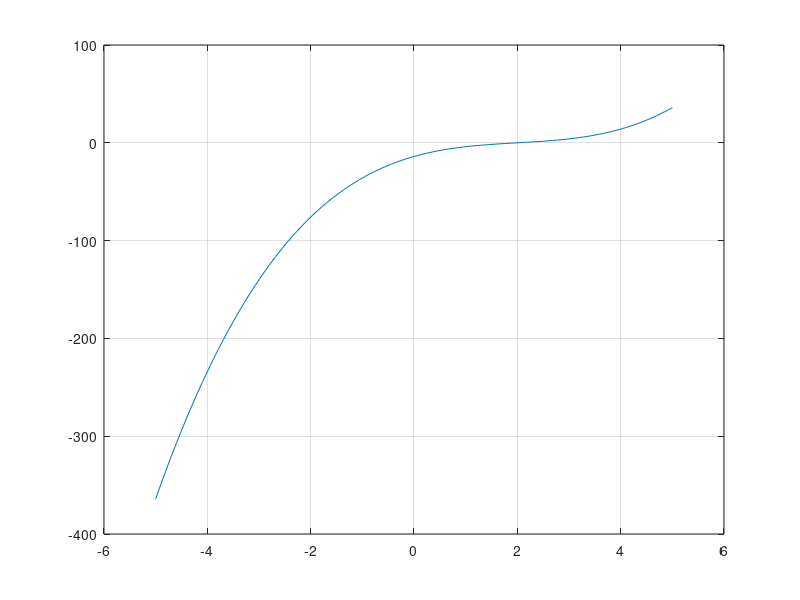

Write the MATLAB code that produced this figure. (Note: this script raises an error after producing the figure.)
p=[1,-2,6,-10,16];
i=1;
t=4;
res1=p(i);
for s = i:4
    res2=res1.*t+p(s+1);
    res1=res2
end
z=polyder(p);
i=1;
t=4;
res3=z(i)
for s = i:4
    res4=res3.*t+p(s+1);
    res3=res4
end
%%
n=4;
p=[1,-3.55,5.1,-3.1];
x=linspace(-10,10,100);
f=polyval(p,x);
plot(x,f);
grid on
hold on
R=roots(p);
plot(R, '*');
hold off
%%
a=[1,0,0];
b=[1,4,1,-6];
[r,s,k]=residue(a,b);
%%
a=[1,3];
b=[1,-1,1,-1];
[r,s,k]=residue(a,b);
%%
x=[1,2,3,4,5,6,7,8,9,10];
v=[1,1./2,1./3,1./4,1./5,1./6,1./7,1./8,1./9,1./10];
P=polyfit(x,v,15)
plot(x,v)
grid on
format short
R=roots(P)
disp(R)
%%
x=[-1,0,1,2,3];
v=[6,5,0,3,2];
P=polyfit(x,v,15)
plot(x,v)
grid on
format short
R=roots(P)
disp(R);
%%
p=[1,-6,15,-14];
x=linspace(-5,5,100);
f=polyval(p,x);
plot(x,f);
grid on
format short
R=roots(p);
disp(R)
%%
syms x;
[G,S,T]=gcd(x^4+2*x^3-x^2-4*x-2,x^4+x^3-x^2-2*x-2);
%%
syms x;
[G,S,T]=gcd(3*x^4-5*x^3+4*x^2-2*x+1,3*x^3-2*x^2+x-1);
